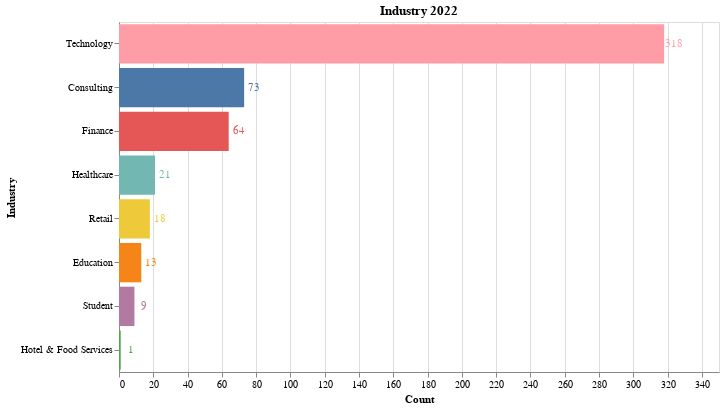

Write notebook code for a chart like this one.
### Markdown cell above
# <font color=dimgray>Industry 2024</font>

### Code cell
import pandas as pd
import altair as alt
alt.renderers.enable('default')

df = pd.read_csv("data/InfosecJupyterthon2024-Stats.csv")
top_10 = df['Industry'].value_counts()[:10].to_frame().reset_index()

bars = alt.Chart(top_10, title='Industry 2024').mark_bar().encode(
    x=alt.X('Industry', axis=alt.Axis(title='Count')),
    y=alt.Y('index', axis=alt.Axis(title='Industry'), sort='-x'),
    color=alt.Color('index', legend=None)
).properties(height = 350, width=600)

text = bars.mark_text(align='center',baseline='middle',dx=10,dy=0).encode(text='Industry')

bars + text

### Figure 1 — Vega-Lite specification as saved in the notebook (floating-point values rounded to 4 significant figures)
{"config": {"view": {"continuousWidth": 400, "continuousHeight": 300}}, "layer": [{"mark": "bar", "encoding": {"color": {"field": "index", "legend": null, "type": "nominal"}, "x": {"axis": {"title": "Count"}, "field": "Industry", "type": "quantitative"}, "y": {"axis": {"title": "Industry"}, "field": "index", "sort": "-x", "type": "nominal"}}, "height": 350, "title": "Industry 2022", "width": 600}, {"mark": {"type": "text", "align": "center", "baseline": "middle", "dx": 10, "dy": 0}, "encoding": {"color": {"field": "index", "legend": null, "type": "nominal"}, "text": {"field": "Industry", "type": "quantitative"}, "x": {"axis": {"title": "Count"}, "field": "Industry", "type": "quantitative"}, "y": {"axis": {"title": "Industry"}, "field": "index", "sort": "-x", "type": "nominal"}}, "height": 350, "title": "Industry 2022", "width": 600}], "data": {"name": "data-1f54c17c22b36242a5d49d73f60d2441"}, "$schema": "https://vega.github.io/schema/vega-lite/v4.17.0.json", "datasets": {"data-1f54c17c22b36242a5d49d73f60d2441": [{"index": "Technology", "Industry": 318}, {"index": "Consulting", "Industry": 73}, {"index": "Finance", "Industry": 64}, {"index": "Healthcare", "Industry": 21}, {"index": "Retail", "Industry": 18}, {"index": "Education", "Industry": 13}, {"index": "Student", "Industry": 9}, {"index": "Hotel & Food Services", "Industry": 1}]}}
